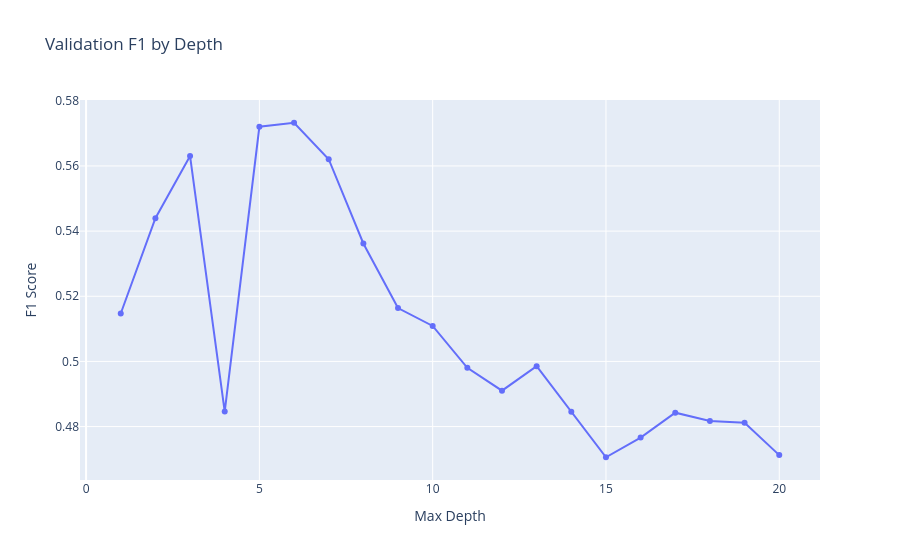

Notebook code for this chart:
### Markdown cell above
#### 4.3.3 - Downsample

### Code cell
model_dtc_down, depth, f1_dtc_down, roc_auc_dtc_down = dtc_optimizer(
    features_train_le_down,
    target_train_le_down,
    features_val_le,
    target_val_le
)

scores_df.loc[len(scores_df)] = [
    'model_dtc_down',
    '',
    depth,
    f1_dtc_down,
    roc_auc_dtc_down
]

### Figure 1 — Plotly figure (JSON) as saved in the notebook; plotly's stock layout.template omitted (floating-point values rounded to 4 significant figures)
{"data": [{"hovertemplate": "Max Depth=%{x}<br>F1 Score=%{y}<extra></extra>", "legendgroup": "", "line": {"color": "#636efa", "dash": "solid"}, "marker": {"symbol": "circle"}, "mode": "lines+markers", "name": "", "orientation": "v", "showlegend": false, "type": "scatter", "x": [1.0, 2.0, 3.0, 4.0, 5.0, 6.0, 7.0, 8.0, 9.0, 10.0, 11.0, 12.0, 13.0, 14.0, 15.0, 16.0, 17.0, 18.0, 19.0, 20.0], "xaxis": "x", "y": [0.5147, 0.544, 0.563, 0.4846, 0.572, 0.5733, 0.5621, 0.5362, 0.5164, 0.5109, 0.498, 0.491, 0.4985, 0.4846, 0.4706, 0.4766, 0.4843, 0.4817, 0.4812, 0.4712], "yaxis": "y"}], "layout": {"legend": {"tracegroupgap": 0}, "title": {"text": "Validation F1 by Depth"}, "xaxis": {"anchor": "y", "domain": [0, 1], "title": {"text": "Max Depth"}}, "yaxis": {"anchor": "x", "domain": [0, 1], "title": {"text": "F1 Score"}}}}
